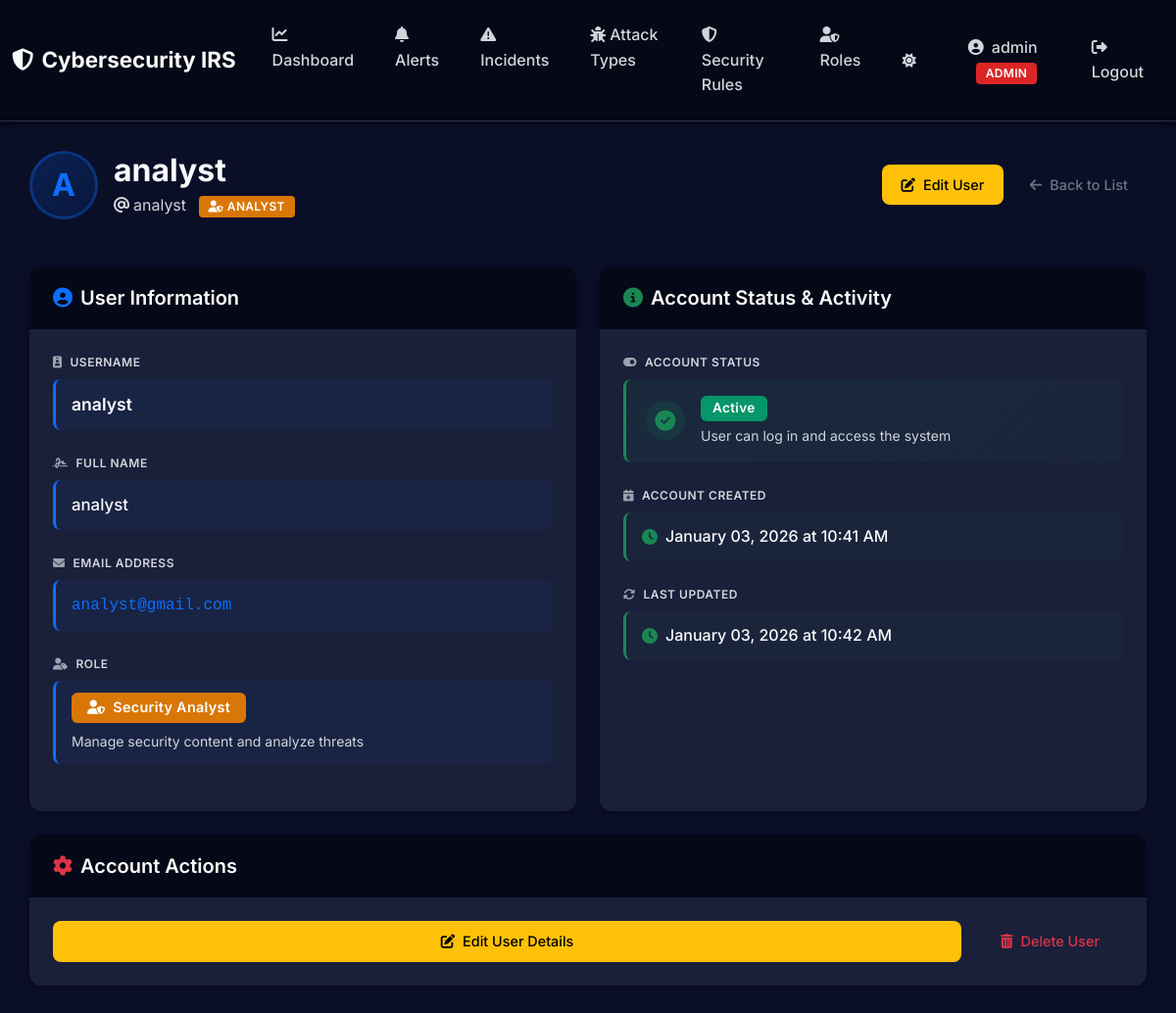
Page /users/3 (signed in) on the earlier database version.
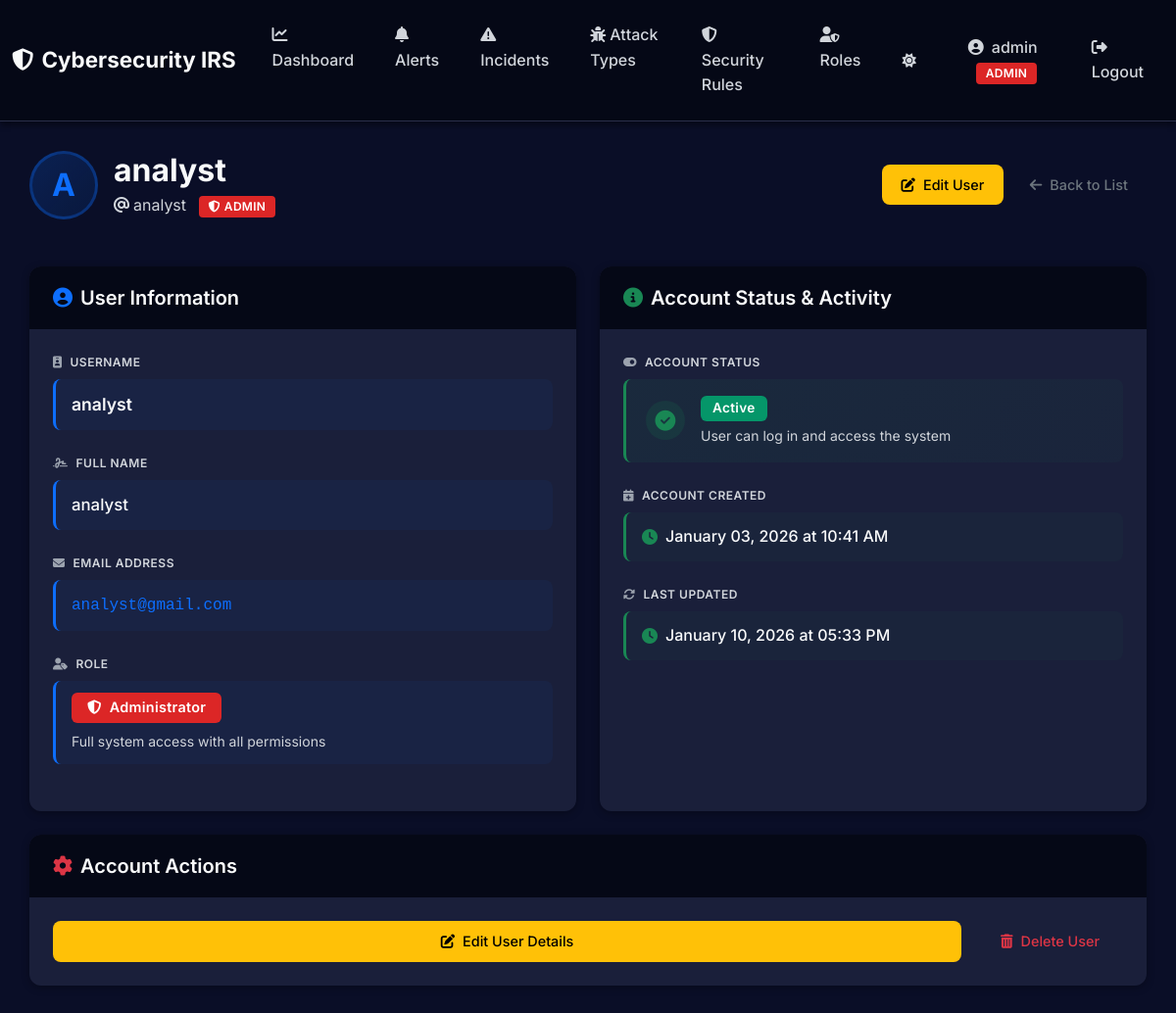
Same page on the later database version.
### app/models/user.py (models this page shows, shortened)
class User(db.Model):
    __tablename__ = 'users'
    id = db.Column(db.Integer, primary_key=True)
    username = db.Column(db.String(80), unique=True, nullable=False)
    email = db.Column(db.String(120), unique=True, nullable=False)
    full_name = db.Column(db.String(120), nullable=False)
    role = db.Column(db.String(20), default='analyst', nullable=False)  # admin, analyst, viewer
    is_active = db.Column(db.Boolean, default=True, nullable=False)
    password_hash = db.Column(db.String(255), nullable=False)
    created_at = db.Column(db.DateTime, default=datetime.utcnow, nullable=False)
    updated_at = db.Column(db.DateTime, default=datetime.utcnow, onupdate=datetime.utcnow, nullable=False)
    last_login = db.Column(db.DateTime, nullable=True)

### app/routes/user_routes.py (the view)
@user_bp.route("/<int:user_id>")
@admin_required
def detail(user_id: int):
    user = UserService.get_by_id(user_id)
    if user is None:
        abort(404)
    return render_template("users/detail.html", user=user)

### app/services/user_service.py (called while the page is built)
    @staticmethod
    def get_by_id(user_id: int) -> Optional[User]:
        return User.query.get(user_id)

### app/templates/users/detail.html (shortened to what the changed rows need)
{% extends "layouts/base.html" %}  {% block content %}
<div class="mb-5">
  <div class="d-flex align-items-center justify-content-between">
    <div class="d-flex align-items-center gap-3">
      <div
        style="
          width: 70px;
          height: 70px;
          border-radius: 50%;
          background: linear-gradient(
            135deg,
            rgba(13, 110, 253, 0.2),
            rgba(13, 110, 253, 0.1)
          );
          display: flex;
          align-items: center;
          justify-content: center;
          font-weight: 700;
          font-size: 2rem;
          color: #0d6efd;
          border: 3px solid rgba(13, 110, 253, 0.3);
        "
      >
        {{ user.username[0]|upper }}
      </div>
      <div>
        <h1
          class="h2 mb-1"
          style="font-weight: 700; color: var(--text-primary)"
        >
          {{ user.full_name or user.username }}
        </h1>
        <p class="mb-0" style="color: var(--text-secondary); font-size: 1rem">
          <i class="fas fa-at me-1"></i>{{ user.username }} {% if user.role ==
          'admin' %}
          <span
            class="badge bg-danger ms-2"
            style="font-size: 0.75rem; padding: 5px 10px"
          >
            <i class="fas fa-shield-alt me-1"></i>ADMIN
          </span>
          {% elif user.role == 'analyst' %}
          <span
            class="badge bg-warning ms-2"
            style="font-size: 0.75rem; padding: 5px 10px"
          >
            <i class="fas fa-user-shield me-1"></i>ANALYST
          </span>
          {% endif %}
        </p>
      </div>
    </div>
  </div>
</div>
<div class="row g-4">
  <div class="col-lg-6">
    <div
      class="card h-100"
      style="
        border-radius: 12px;
        border: none;
        background: var(--card-bg);
        box-shadow: 0 2px 8px rgba(0, 0, 0, 0.3);
        overflow: hidden;
      "
    >
      <div class="card-body" style="padding: 1.5rem">
        <div class="mb-4">
          <div
            style="
              padding: 12px 16px;
              background: rgba(13, 110, 253, 0.05);
              border-radius: 8px;
              border-left: 3px solid #0d6efd;
            "
          >
            <span
              style="
                font-weight: 600;
                color: var(--text-primary);
                font-size: 1.1rem;
              "
              >{{ user.username }}</span
            >
          </div>
        </div>
        <div class="mb-4">
          <div
            style="
              padding: 12px 16px;
              background: rgba(13, 110, 253, 0.05);
              border-radius: 8px;
              border-left: 3px solid #0d6efd;
            "
          >
            <span
              style="
                font-weight: 500;
                color: var(--text-primary);
                font-size: 1.05rem;
              "
              >{{ user.full_name or 'N/A' }}</span
            >
          </div>
        </div>
        <div class="mb-4">
          <div
            style="
              padding: 12px 16px;
              background: rgba(13, 110, 253, 0.05);
              border-radius: 8px;
              border-left: 3px solid #0d6efd;
            "
          >
            <code
              style="
                background: transparent;
                padding: 0;
                font-size: 1rem;
                color: #0d6efd;
              "
              >{{ user.email }}</code
            >
          </div>
        </div>
        <div class="mb-0">
          <div
            style="
              padding: 12px 16px;
              background: rgba(13, 110, 253, 0.05);
              border-radius: 8px;
              border-left: 3px solid #0d6efd;
            "
          >
            {% if user.role == 'admin' %}
            <span
              class="badge bg-danger"
              style="font-size: 0.9rem; padding: 8px 16px; border-radius: 6px"
            >
              <i class="fas fa-shield-alt me-2"></i>Administrator
            </span>
            <small class="d-block mt-2" style="color: var(--text-secondary)"
              >Full system access with all permissions</small
            >
            {% elif user.role == 'analyst' %}
            <span
              class="badge bg-warning"
              style="font-size: 0.9rem; padding: 8px 16px; border-radius: 6px"
            >
              <i class="fas fa-user-shield me-2"></i>Security Analyst
            </span>
            <small class="d-block mt-2" style="color: var(--text-secondary)"
              >Manage security content and analyze threats</small
            >
            {% endif %}
          </div>
        </div>
      </div>
    </div>
  </div>
  <div class="col-lg-6">
    <div
      class="card h-100"
      style="
        border-radius: 12px;
        border: none;
        background: var(--card-bg);
        box-shadow: 0 2px 8px rgba(0, 0, 0, 0.3);
        overflow: hidden;
      "
    >
      <div class="card-body" style="padding: 1.5rem">
        <div class="mb-4">
          <div
            style="
              padding: 12px 16px;
              background: rgba(25, 135, 84, 0.05);
              border-radius: 8px;
              border-left: 3px solid #198754;
            "
          >
            <div class="d-flex align-items-center gap-2">
              <i class="fas fa-clock" style="color: #198754"></i>
              <span style="font-weight: 500; color: var(--text-primary)"
                >{{ user.created_at.strftime('%B %d, %Y at %I:%M %p') }}</span
              >
            </div>
          </div>
        </div>
        <div class="mb-0">
          <div
            style="
              padding: 12px 16px;
              background: rgba(25, 135, 84, 0.05);
              border-radius: 8px;
              border-left: 3px solid #198754;
            "
          >
            <div class="d-flex align-items-center gap-2">
              <i class="fas fa-clock" style="color: #198754"></i>
              <span style="font-weight: 500; color: var(--text-primary)"
                >{{ user.updated_at.strftime('%B %d, %Y at %I:%M %p') }}</span
              >
            </div>
          </div>
        </div>
      </div>
    </div>
  </div>
</div>
{% endblock %}

### app/templates/layouts/base.html (shortened to what this page needs)
<!DOCTYPE html>
<html lang="en">
  <head>
    <link
      href="https://cdn.jsdelivr.net/npm/bootstrap@5.3.3/dist/css/bootstrap.min.css"
      rel="stylesheet"
    />
    <link
      rel="stylesheet"
      href="https://cdnjs.cloudflare.com/ajax/libs/font-awesome/6.5.1/css/all.min.css"
    />
    <link
      rel="stylesheet"
      href="{{ url_for('static', filename='css/style.css') }}"
    />
  </head>
  <body>
    {% if session.get('user_id') %}
    <nav class="navbar navbar-expand-lg navbar-dark">
      <div class="container-fluid">
        <a class="navbar-brand" href="{{ url_for('dashboard.index') }}">
          <i class="fas fa-shield-halved me-2"></i>Cybersecurity IRS
        </a>
        <div class="collapse navbar-collapse" id="navbarNav">
          <ul class="navbar-nav me-auto">
            <li class="nav-item">
              <a class="nav-link" href="{{ url_for('dashboard.index') }}">
                <i class="fas fa-chart-line me-1"></i>Dashboard
              </a>
            </li>
            <li class="nav-item">
              <a class="nav-link" href="{{ url_for('alerts.index') }}">
                <i class="fas fa-bell me-1"></i>Alerts
              </a>
            </li>
            <li class="nav-item">
              <a class="nav-link" href="{{ url_for('incidents.index') }}">
                <i class="fas fa-exclamation-triangle me-1"></i>Incidents
              </a>
            </li>
            <li class="nav-item">
              <a class="nav-link" href="{{ url_for('attack_type.index') }}">
                <i class="fas fa-bug me-1"></i>Attack Types
              </a>
            </li>
            <li class="nav-item">
              <a class="nav-link" href="{{ url_for('rules.index') }}">
                <i class="fas fa-shield-alt me-1"></i>Security Rules
              </a>
            </li>
            {% if session.user_role == 'admin' %}
            <li class="nav-item">
              <a class="nav-link" href="{{ url_for('roles.index') }}">
                <i class="fas fa-user-shield me-1"></i>Roles
              </a>
            </li>
            {% endif %}
          </ul>
          <div class="navbar-nav align-items-center">
            <button
              class="btn nav-link me-3"
              id="theme-toggle"
              title="Toggle theme"
            >
              <i class="fas fa-moon"></i>
            </button>
            <span class="nav-link">
              <i class="fas fa-user-circle me-2"></i>{{ session.username }}
              <span
                class="badge bg-{% if session.user_role == 'admin' %}danger{% elif session.user_role == 'analyst' %}warning{% else %}info{% endif %} ms-2"
              >
                {{ session.user_role|upper }}
              </span>
            </span>
            <a class="nav-link" href="{{ url_for('auth.logout') }}">
              <i class="fas fa-sign-out-alt me-1"></i>Logout
            </a>
          </div>
        </div>
      </div>
    </nav>
    {% endif %}
    <main class="container">
       {% block content %}{% endblock %}
    </main>
  </body>
</html>

Differences in the rows shown:
changed User "analyst": username (not shown) → "admin"; user_role (not shown) → "ADMIN"; role "analyst" → "admin" (drawn); updated_at "January 03, 2026 at 10:42 AM" → "January 10, 2026 at 05:33 PM"
Other differences:
{{ session.username }}: "admin" → (not shown)
{{ session.user_role|upper }}: "ADMIN" → (not shown)
text no longer shown: "ANALYST Security Analyst Manage security content and analyze threats"
text now shown: "ADMIN Administrator Full system access with all permissions"
